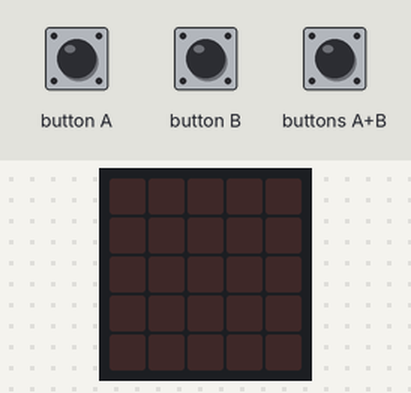
This program was run on a simulated Calliope mini (MakeCode). Parts: the board's 5×5 LED display. The test bench sets the inputs (shaded band).

Above: at 1.2 s.
1.3 s: buttons A+B pressed for 0.15 s
At 2.05 s:
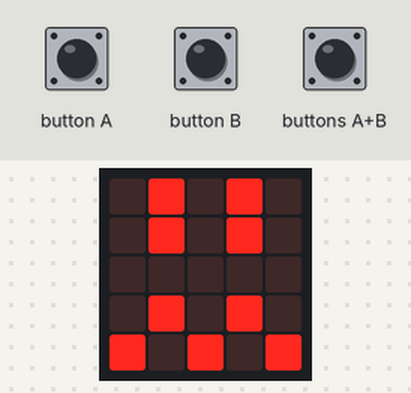
At 2.9 s:
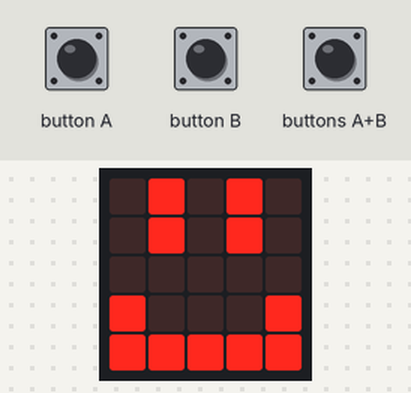
3.7 s: buttons A+B pressed for 1 s
At 4.9 s:
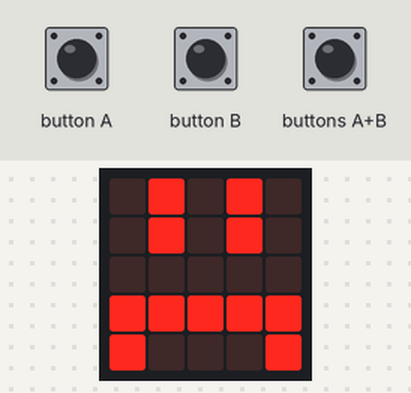
7.0 s: button B pressed for 0.15 s
Timing chart, 0 to 10.0 s (numbered marks = the images above; inputs shaded):
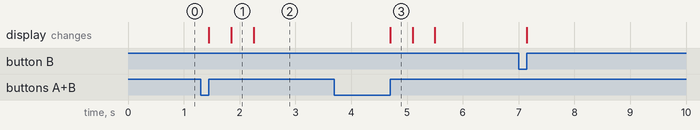

Measured:
- after the input at 1.3 s, the display: first changes after 0.15 s (image 1 shows a later state)
- after the input at 3.7 s, the display: changes after 1.0 s (image 3)
- what the display in image 1 shows lasts 0.4 s, from 1.9 s to 2.3 s

The program:

main.ts
```typescript
input.onButtonEvent(Button.A, input.buttonEventClick(), function () {
    basic.showLeds(`
        . # . # .
        . # . # .
        . . . . .
        # . . . #
        # # # # #
        `)
})
input.onButtonEvent(Button.AB, input.buttonEventClick(), function () {
    basic.showLeds(`
        . # . # .
        . # . # .
        . . . . .
        # # # # #
        # . . . #
        `)
    basic.showLeds(`
        . # . # .
        . # . # .
        . . . . .
        . # . # .
        # . # . #
        `)
    basic.showLeds(`
        . # . # .
        . # . # .
        . . . . .
        # . . . #
        # # # # #
        `)
})
input.onButtonEvent(Button.B, input.buttonEventClick(), function () {
    basic.showLeds(`
        . # . # .
        . # . # .
        . . . . .
        # # # # #
        # . . . #
        `)
})
```

test.ts
```typescript
// Hier kann man Tests durchführen; diese Datei wird nicht kompiliert, wenn dieses Paket als Erweiterung verwendet wird.
```
